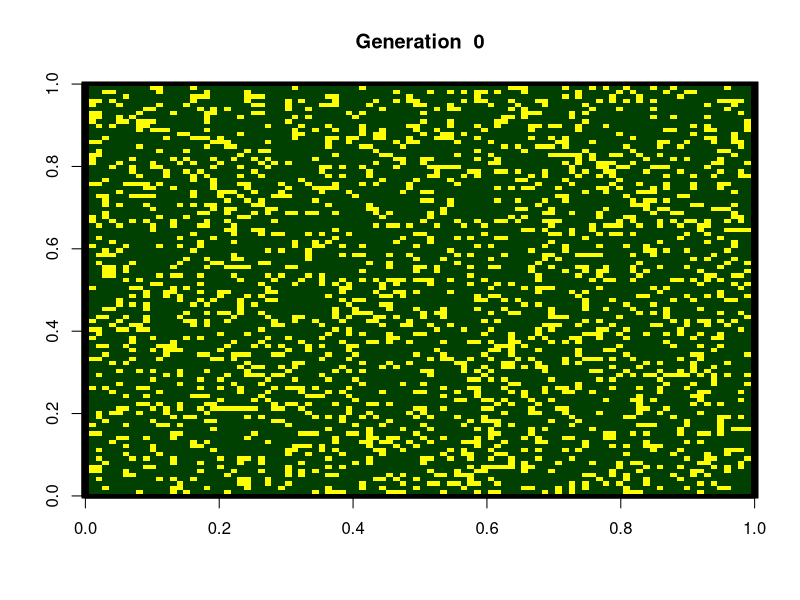
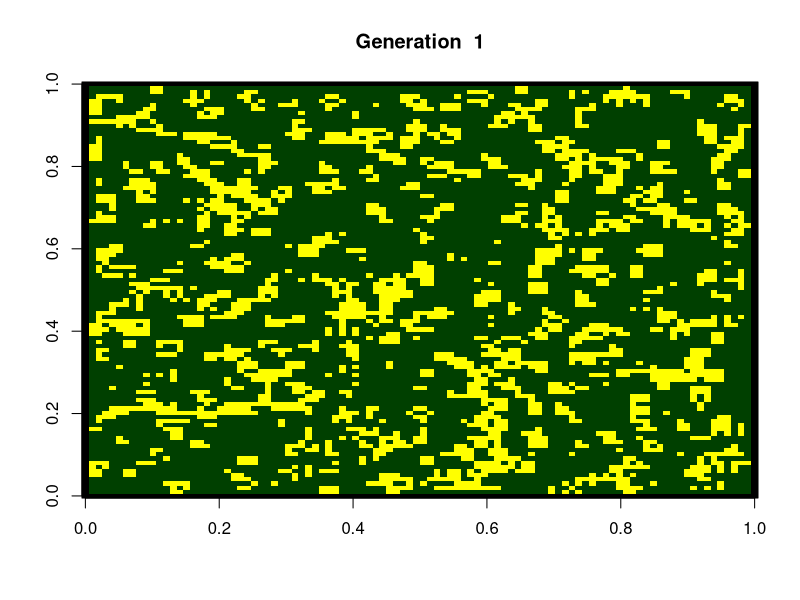
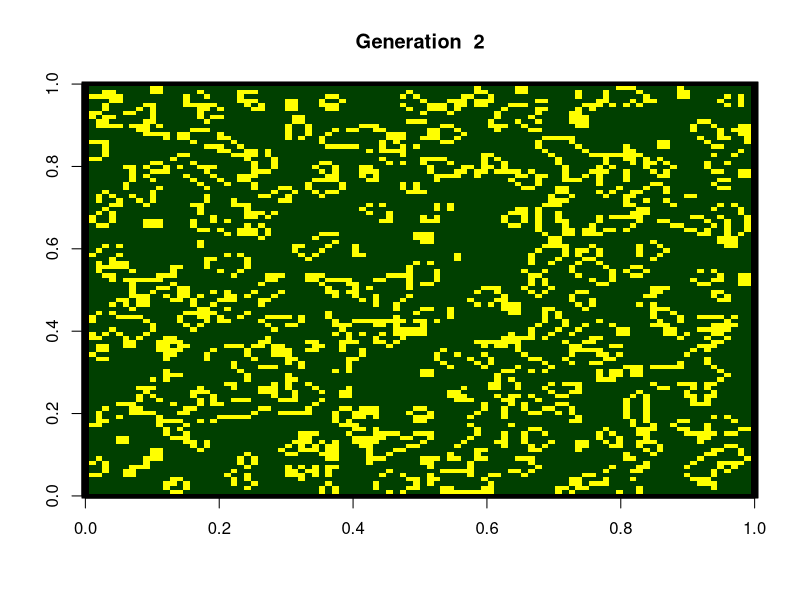
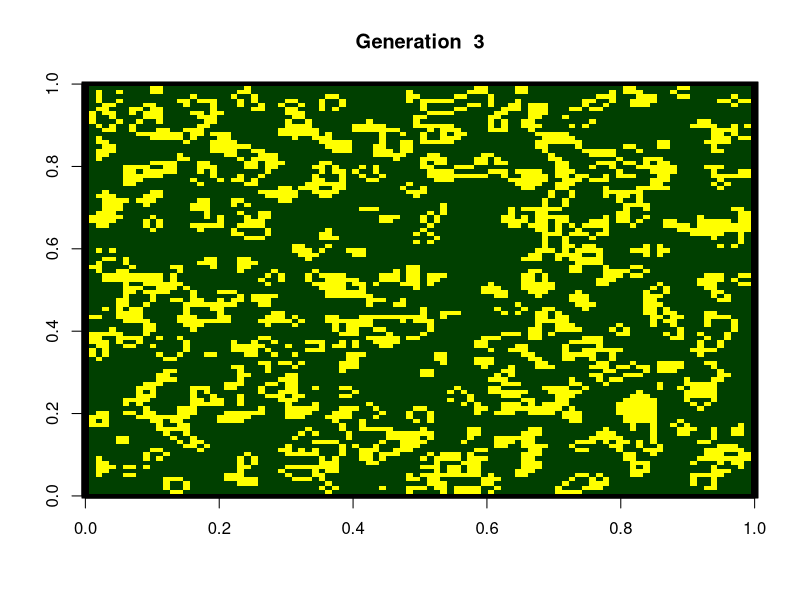
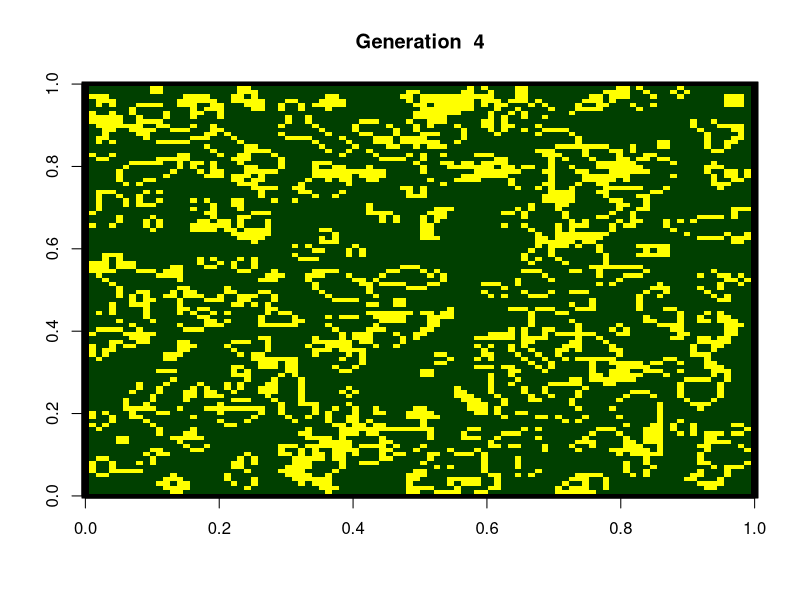
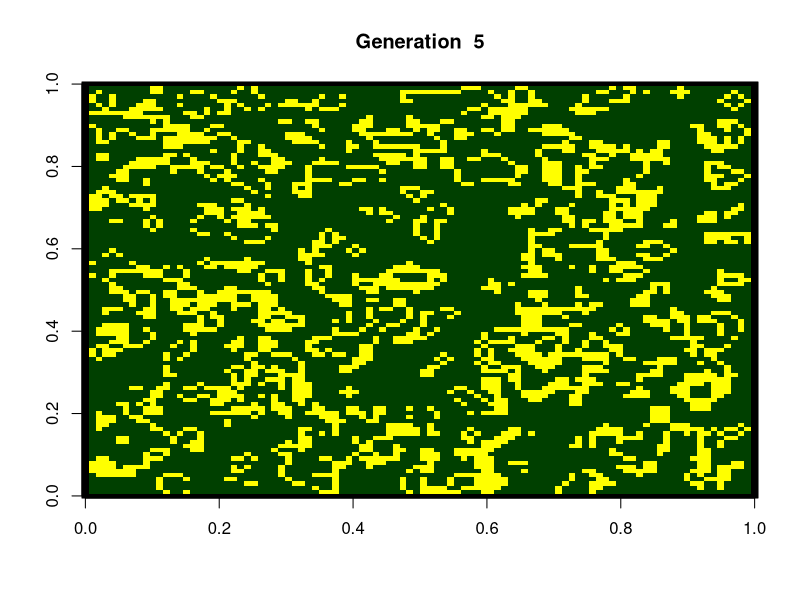
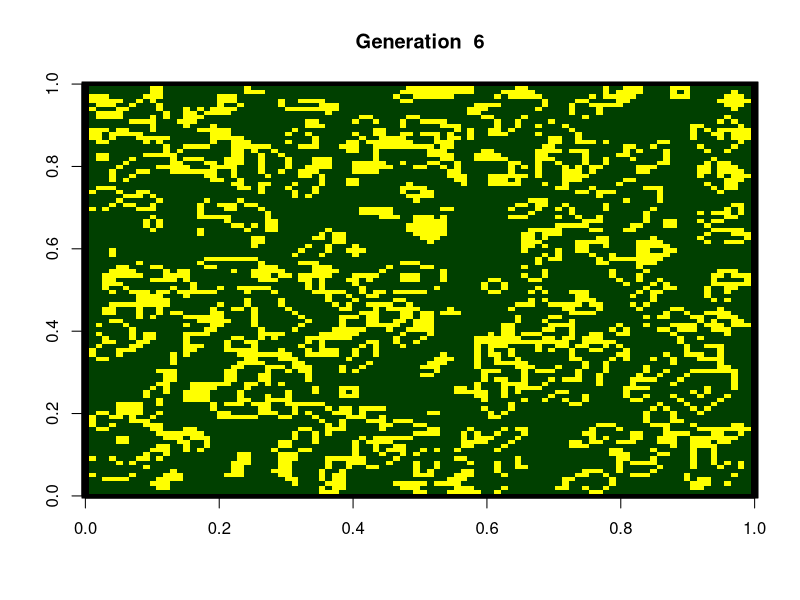
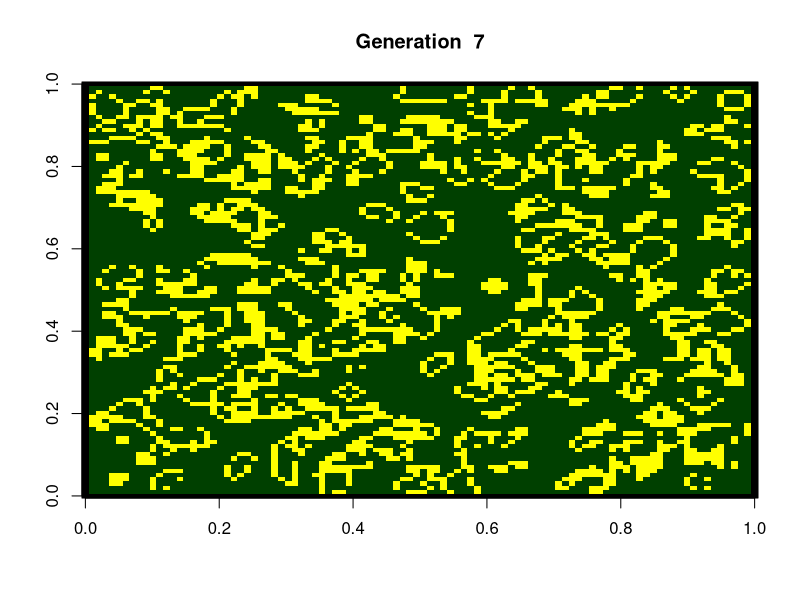

Source code (R) for these figures, in order: (Note: a time limit stopped this script after it produced the figures.)
## Game of Life (http://en.wikipedia.org/wiki/The_Game_of_Life)
## code by Linlin Yan <linlin.yan@cos.name>
## URL: http://cos.name/cn/topic/15402
row <- 100
col <- 100
init_life <- function(p) {
    m <- matrix(ifelse(runif(row * col) < p, 1, 0), row, col)
    m[1, ] = -1
    m[row, ] = -1
    m[, 1] = -1
    m[, col] = -1
    m
}
count_life <- function(m) {
    sum(ifelse(m < 0, 0, m))
}
next_life <- function(x) {
    t <- matrix(-1, row, col)
    for (i in 2:(row - 1)) {
        for (j in 2:(col - 1)) {
            c <- count_life(x[(i - 1):(i + 1), (j - 1):(j + 1)])
            t[i, j] <- ifelse((c >= 3) && (c <= 4), 1, 0)
        }
    }
    t
}
life_color <- c("#000000", "#004000", "#FFFF00")
draw_life <- function(m, generation) {
    image(m, col = life_color)
    title(paste("Generation ", generation))
}
generation <- 0
lives <- init_life(0.2)
while (TRUE) {
    draw_life(lives, generation)
    lives <- next_life(lives)
    generation <- generation + 1
}
